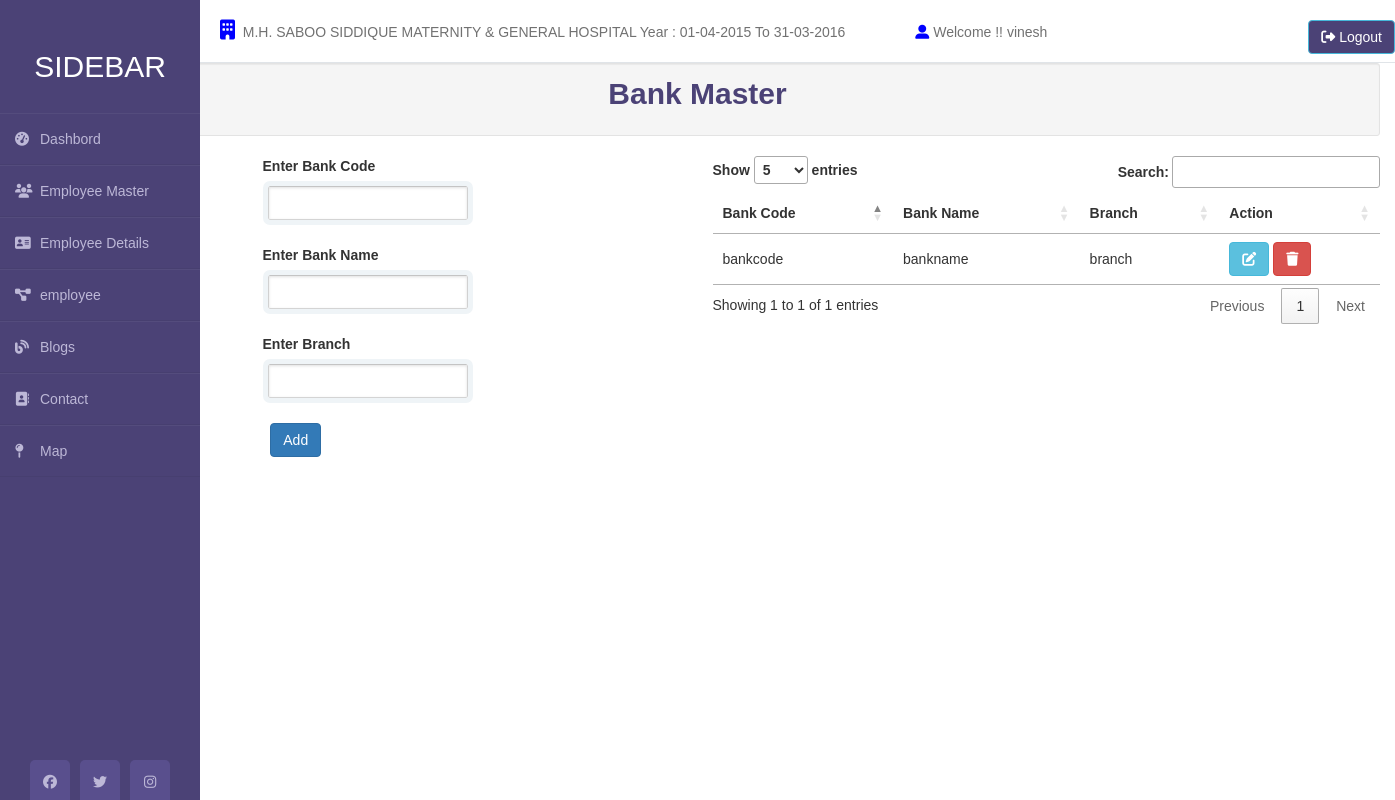
Screenshot of /admin/BankMast.php (signed in) with the database file from the repository.
### tables this page shows
CREATE TABLE `companydetails` (
  `id` int(255) NOT NULL,
  `CompId` varchar(255) NOT NULL,
  `CompName` varchar(255) NOT NULL,
  `CompAddress` varchar(255) NOT NULL,
  `DataDir` varchar(255) NOT NULL,
  `branchName` varchar(255) NOT NULL,
  `BegYear` varchar(255) NOT NULL,
  `EndYear` varchar(255) NOT NULL
);

CREATE TABLE `bankmast` (
  `BankCode` varchar(10) NOT NULL,
  `BankName` varchar(100) NOT NULL,
  `Branch` varchar(50) NOT NULL,
  `CompCode` varchar(10) NOT NULL
);

### admin/dashbord.php (called while the page is built, shortened)
<?php
    include('../dbconn.php');
     $sql="SELECT * FROM `companydetails`;";
      $run=mysqli_query($conn,$sql);
      $data=mysqli_fetch_assoc($run);
?>
  <?php
  include('sidebar.php');
   ?>

### admin/BankMast.php (the view, shortened to what this page needs)
<!DOCTYPE html>
<html>
	<head>
		<link rel="stylesheet" href="../css/stylesheet.css">
	</head>
	<body>
		<?php
		include('dashbord.php'); ?>
		<div class="container-fluid">
			<div class="well well-sm">
				<p style="text-align: center;font-size: 30px;color: #4B4276;font-weight: bold;"> Bank Master</p></div>
				<div class="row">
					<div class="col-lg-2">
					</div>
					<div class="col-lg-4 m-auto">
						<form class="ajaxForm">
							<div class="container box">
								<label >Enter Bank Code</label><br>
								<input type="text" name="dc" id="dc" class="form-control"   />
								<br>
								<label>Enter Bank Name</label><br>
								<input type="text" name="dn" id="dn" class="form-control"  />
								<br>
								<label>Enter Branch</label><br>
								<input type="text" name="bn" id="bn" class="form-control"  />
								<br>
								<div>
									<button type="button" name="add" onclick="addrecord()"  class="btn btn-primary">Add</button>
								</div>
							</div>
						</div>
					<div class="col-lg-6 m-auto" >
						<div>
							<?php
							echo  "<table id='myTable'  width='100%' border=0>
								<thead>
									<tr>
										<td><strong>Bank Code</strong></td>
										<td><strong>Bank Name</strong></td>
										<td><strong>Branch</strong></td>
										<td><strong>Action</strong></td>
									</tr>
								</thead>";
								$qry="SELECT * FROM `bankmast`";
								$result = mysqli_query($conn1,$qry);
								while($res = mysqli_fetch_array($result)) {
								$dcode = "'".trim($res['BankCode'])."'";
								echo "<tr>";
									echo "<td >".$res['BankCode']."</td>";
									echo "<td >".$res['BankName']."</td>";
									echo "<td >".$res['Branch']."</td>";
									echo '<td> <button onclick="GetUserDetails('.$dcode.')" class="btn btn-info edit"  data-toggle="modal" data-target="#myModal"><i class="fas fa-edit"></i></button>
									<button class="btn btn-danger" onclick="DeleteUser('.$dcode.')"><i class="fas fa-trash"></i></button></td></tr>';
									}
									?>
								</div>
									</div>
								</div>
							</div>
					</body>
				</html>

### admin/sidebar.php (shortened to what this page needs)
<link rel="stylesheet" href="../css/stylesheet.css">
<link rel="stylesheet" href="https://maxcdn.bootstrapcdn.com/bootstrap/3.4.1/css/bootstrap.min.css">
   <link rel="stylesheet" type="text/css" href="https://cdn.datatables.net/1.10.19/css/jquery.dataTables.css">
    <link rel="stylesheet" href="https://maxcdn.bootstrapcdn.com/bootstrap/3.4.0/css/bootstrap.min.css">
    <link rel="stylesheet" href="https://cdnjs.cloudflare.com/ajax/libs/font-awesome/4.7.0/css/font-awesome.min.css">
</head>
<body>
<div class="wrapper">
    <div class="sidebar">
        <h2>Sidebar</h2>
        <nav class="navigation">
  <ul class="mainmenu">
    <li><a href=""><i class="fas fa-tachometer-alt"></i>Dashbord</a>
    </li>
</nav>
        <ul>
            <li><a href="EmpMast.php"><i class="fas fa-users"></i>Employee Master</a></li>
            <li><a href="ViewEmp.php"><i class="fas fa-address-card"></i>Employee Details</a></li>
            <li><a href="ViewEmp.php"><i class="fas fa-project-diagram"></i>employee</a></li>
            <li><a href="#"><i class="fas fa-blog"></i>Blogs</a></li>
            <li><a href="#"><i class="fas fa-address-book"></i>Contact</a></li>
            <li><a href="#"><i class="fas fa-map-pin"></i>Map</a></li>
        </ul>
        <div class="social_media">
          <a href="#"><i class="fab fa-facebook-f"></i></a>
          <a href="#"><i class="fab fa-twitter"></i></a>
          <a href="#"><i class="fab fa-instagram"></i></a>
      </div>
    </div>
    <div class="main_content">
        <div class="header"> <i class="fas fa-building" style="color:blue;font-weight:bold;font-size: 20px;"></i>&nbsp;&nbsp;<?php echo "".$data['CompName']. "      Year :"; ?><?php echo " ".$data['BegYear']." To ".$data['EndYear']." "; ?> &nbsp;&nbsp;&nbsp;&nbsp;&nbsp;&nbsp;&nbsp;&nbsp;&nbsp;&nbsp;&nbsp;&nbsp;&nbsp;&nbsp;&nbsp;&nbsp;&nbsp;<i class="fas fa-user-alt" style="color:blue;font-weight:bold;font-size: 20;"></i> Welcome !! <?php echo $_COOKIE['username'] ?>
        <a href="../logout.php" style="position: absolute; right: 0 ; background-color: #4B4276;" class="btn btn-info" ><i class="fas fa-sign-out-alt"></i> Logout</a></div>
      </div>
    </div>

### css/stylesheet.css (style rules this page uses)
input { font-family: 'Lucida Grande', Tahoma, Verdana, sans-serif; font-size: 14px; }
input[type=text], input[type=password] { margin: 5px; padding: 0 10px; width: 200px; height: 34px; color: #404040; background: white; border: 1px solid; border-color: #c4c4c4 #d1d1d1 #d4d4d4; border-radius: 2px; outline: 5px solid #eff4f7; -moz-outline-radius: 3px; -webkit-box-shadow: inset 0 1px 3px rgba(0, 0, 0, 0.12); box-shadow: inset 0 1px 3px rgba(0, 0, 0, 0.12); }
* { margin: 0; padding: 0; box-sizing: border-box; list-style: none; text-decoration: none; font-family: 'Josefin Sans', sans-serif; }
body { background-color: #f3f5f9; }
.wrapper { display: flex; position: relative; }
.wrapper .sidebar { width: 200px; height: 100%; background: #4b4276; padding: 30px 0px; position: fixed; }
.wrapper .sidebar h2 { color: #fff; text-transform: uppercase; text-align: center; margin-bottom: 30px; }
.wrapper .sidebar ul li { padding: 15px; border-bottom: 1px solid #bdb8d7; border-bottom: 1px solid rgba(0,0,0,0.05); border-top: 1px solid rgba(255,255,255,0.05); }
.wrapper .sidebar ul li a { color: #bdb8d7; display: block; }
.wrapper .sidebar ul li a .fas { width: 25px; }
.wrapper .sidebar .social_media { position: absolute; bottom: 0; left: 50%; transform: translateX(-50%); display: flex; }
.wrapper .sidebar .social_media a { display: block; width: 40px; background: #594f8d; height: 40px; line-height: 45px; text-align: center; margin: 0 5px; color: #bdb8d7; border-top-left-radius: 5px; border-top-right-radius: 5px; }
.wrapper .main_content { width: 100%; margin-left: 200px; }
.wrapper .main_content .header { padding: 20px; background: #fff; color: #717171; border-bottom: 1px solid #e0e4e8; }

### admin/sidebar.php (style rules this page uses)
.navigation { width: 200px; }
.mainmenu, .submenu { list-style: none; padding: 0; margin: 0; }
.mainmenu a { display: block; text-decoration: none; color: black; }

### rows the page displays
companydetails: CompName "M.H. SABOO SIDDIQUE MATERNITY & GENERAL HOSPITAL", BegYear "01-04-2015", EndYear "31-03-2016"
bankmast: BankCode "bankcode", BankName "bankname", Branch "branch"

### other values shown
$_COOKIE['username'] "vinesh"
